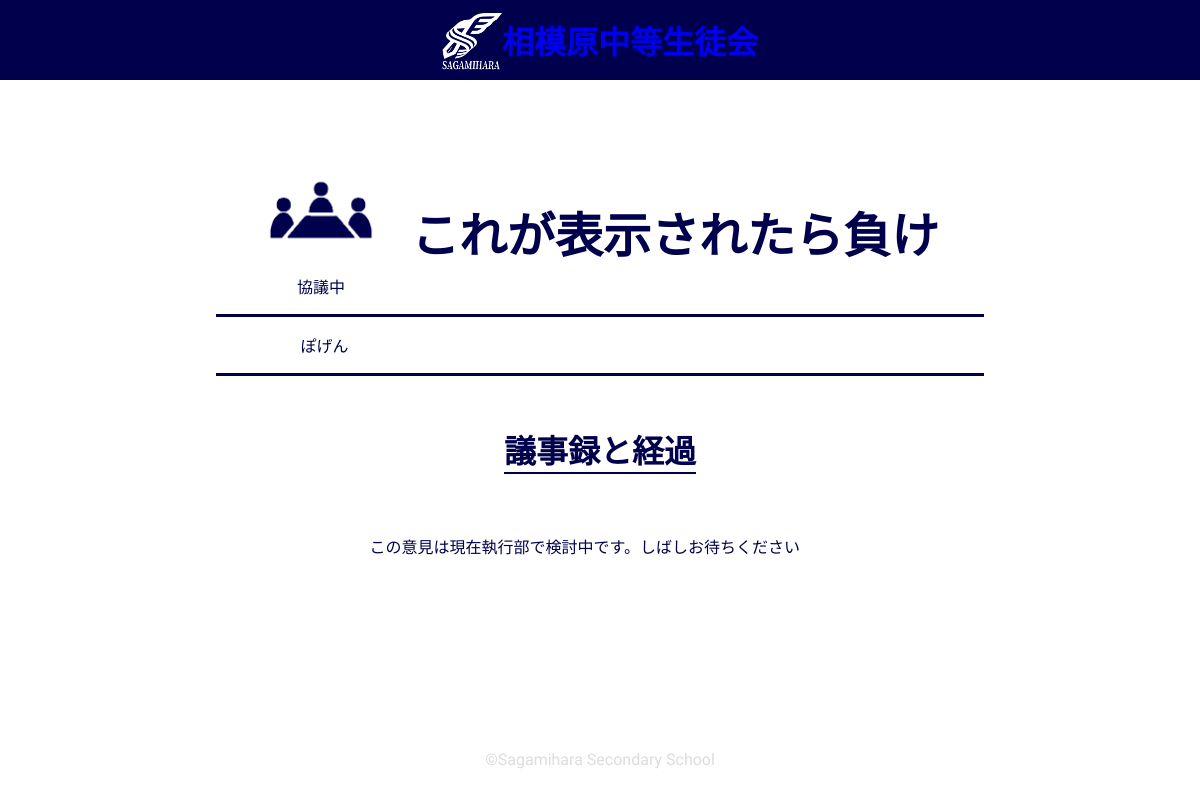
The app's page /detail/2, older data.
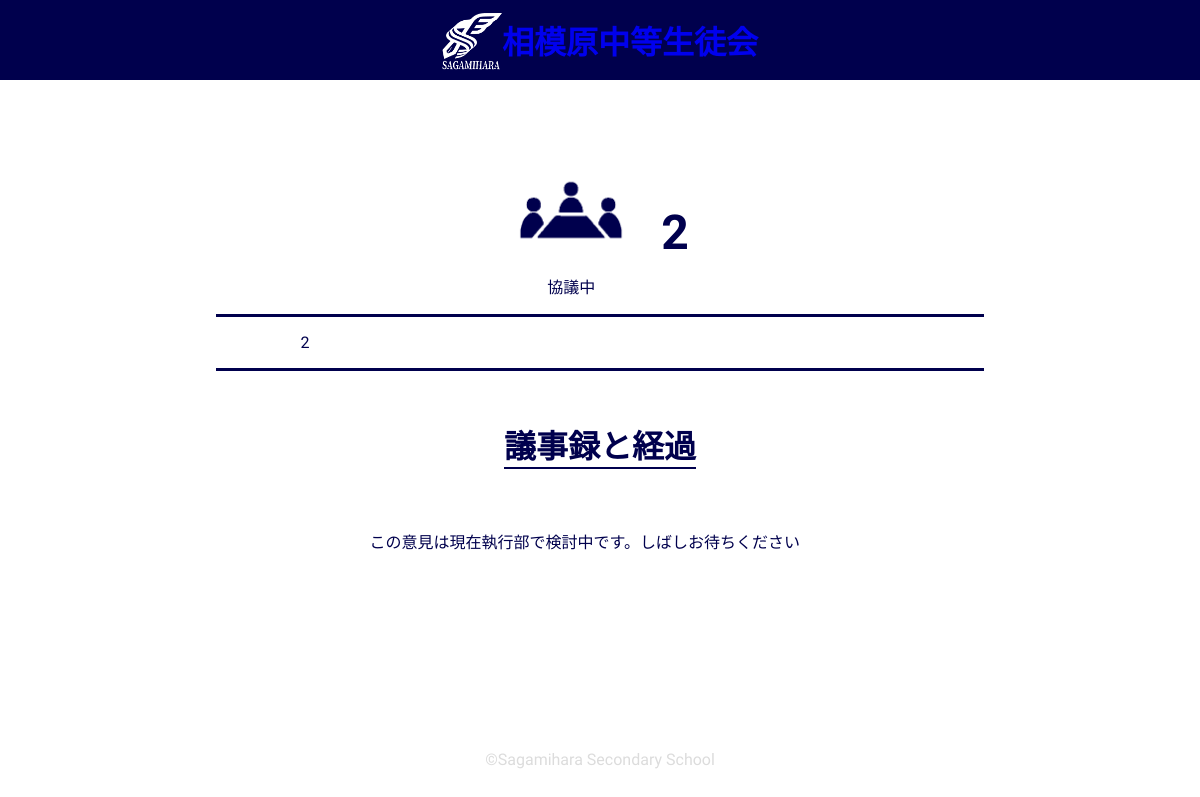
The same page, newer data.
### meyasubako/models.py (models this page shows, shortened)
class Opinion(models.Model):
  title = models.CharField(max_length=16)
  content = models.CharField(max_length=10000)
  who = models.CharField(max_length=50)
  student_number = models.IntegerField()
  date_added = models.DateTimeField(auto_now_add=True)
  status = models.IntegerField(default=1)

### meyasubako/views.py (the view)
# urls.py: path('detail/<int:opinion_id>',views.detail,name='detail'),
def detail(request,opinion_id):
  opinions = Opinion.objects.get(id=opinion_id)
  timelines = TimeLine.objects.filter(opinion=opinions).all()
  context={'opinions':opinions ,'timelines':timelines}
  return render(request,"meyasubako/detail.html",context)

### meyasubako/templates/meyasubako/detail.html (shortened to what this page needs)
{% extends 'meyasubako/view.html' %}
{% load static %}
{% block content %}
<main id="main_detail">
  <div class="top">
    <div class="status">
      {% if opinions.status == 1 %}
      <img src="{% static 'images/discuss-ao.png' %}" alt="協議中" class="detail-sample"><p>協議中</p>
      {% elif opinions.status == 2 %}
      <img src="{% static 'images/teacher-ao.png' %}" alt="回答待ち" class="detail-sample"><p>回答待ち</p>
      {% elif opinions.status == 3 %}
      <img src="{% static 'images/check-ao.png' %}" alt="解決済み" class="detail-sample"><p>解決済み</p>
      {% endif %}
    </div>
    <h1 id="detail_title">{{ opinions.title }}</h1>
  </div>
<div class="content">
  <p>{{ opinions.content }}</p>
</div>
<h1 class="title">議事録と経過</h1>
<div class="detail_timelines">
  {% for timeline in timelines %}
  <h2 class="timeline_title">{{ timeline.title }}</h2>
  <p>'{{ timeline.date_added|date:'y/m/d' }}</p>
  <p>{{ timeline.content }}</p>
  {% empty %}
  <p>この意見は現在執行部で検討中です。しばしお待ちください</p>
  {% endfor %}
  </main>
{% endblock content %}

Row changes from the older to the newer data that the page shows:
changed Opinion: title "これが表示されたら負け" → "2"; content "ぽげん" → "2"
